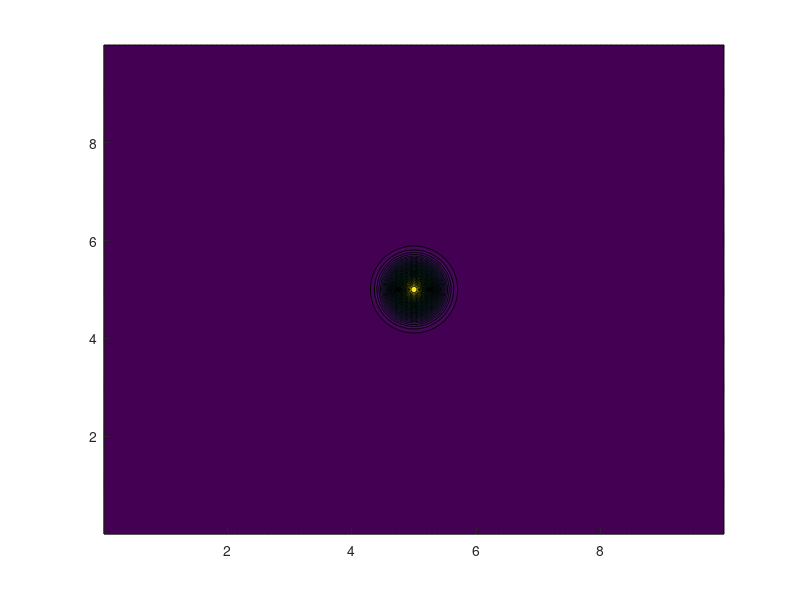

This chart was generated by the following MATLAB code: (Note: this script raises an error after producing the figure.)
clear;

L = 10;
N = 500;
dx = L/N;
x = ((1:N)-0.5)*dx;
[X, Y] = meshgrid(x);
h0 = 6 + 3*exp(-8*(X-5).^2-5*(Y-5).^2);
figure;
contourf(X,Y,h0,50,'EdgeColor','none');
axis equal;
colorbar;
xlim([0 L]);
ylim([0 L]);
xlabel('$x$','Interpreter','latex');
ylabel('$y$','Interpreter','latex');
set(gca, 'FontSize', 15);

h0x = 6 + 3*exp(-8*(x-5).^2);
h0y = 6 + 3*exp(-5*(x-5).^2);
figure;
plot(x, h0x, 'b-', 'LineWidth', 1.5);
hold on
plot(x, h0y, 'r-', 'LineWidth', 1.5);
xlabel('$x, y$','Interpreter','latex');
ylabel('$h$','Interpreter','latex');
legend('$h(x,y=5)$','$h(x=5,y)$','Interpreter','latex');
set(gca, 'FontSize', 15);